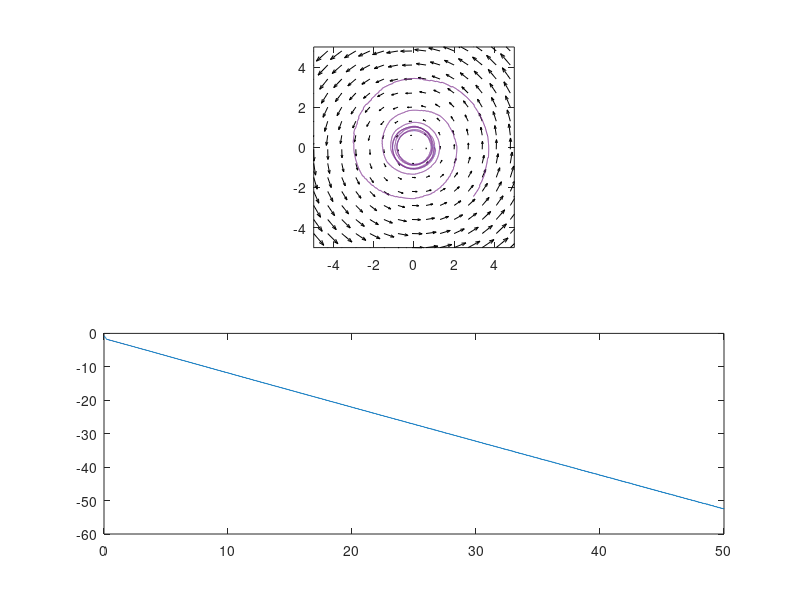

Write the MATLAB code that produced this figure.
function POCCartControl
%state: x=[x;y;theta]
%input: u=[v;w]

fieldNumber=2;
controlNumber=4;

x0=[1;0;-pi/4];
TFinal=50;
D=0.1;

ctheta=@(x) cos(x(3));
stheta=@(x) sin(x(3));
f=@(x,u) [ctheta(x) 0; stheta(x) 0; 0 1]*u;

%[t,x]=ode45(@(t,x) f(x,[1;1]), [0 5], [0;0;0]);
%x=x';

switch fieldNumber
    case 1
        fRef1=@(x) 1;
        fRef2=@(x) 0;
    case 2
        d=@(x) norm([x(1); x(2)]);
        
        fRef1=@(x) d(x)*cos(atan2(x(2),x(1))+pi/2);
        fRef2=@(x) d(x)*sin(atan2(x(2),x(1))+pi/2);
       
        dfRef1=@(x) -d(x)*sin(atan2(x(2),x(1))+pi/2);
        dfRef2=@(x) d(x)*cos(atan2(x(2),x(1))+pi/2);

end

switch controlNumber
    case 1
        %hack
        u=@(x) [[ctheta(x);stheta(x)]'*[fRef1(x);fRef2(x)]; -40*angleDiff(x(3),atan2(fRef2(x),fRef1(x)))];
    case 2
        %input-output linearization around trajectory (not working)
        A=@(x) [ctheta(x) -D*stheta(x); stheta(x) D*ctheta(x)];
        r=@(x) [dfRef1(x); dfRef2(x)];
        u=@(x) A(x)\r(x);
    case 3
        A=@(x) [ctheta(x) -D*stheta(x); stheta(x) D*ctheta(x)];
        u=@(x) A(x)\[fRef1(x);fRef2(x)];
    case 4
        k=2;
        fRef12Sq=@(x) fRef1(x)^2+fRef2(x)^2;
        thetaRef=@(x) atan2(fRef2(x),fRef1(x));
        u=@(x) [sqrt(fRef12Sq(x)); (fRef1(x)*dfRef2(x)-dfRef1(x)*fRef2(x))/fRef12Sq(x)-k*angleDiff(x(3),thetaRef(x))];
end

[t,x]=ode45(@(t,x) f(x,u(x)), [0 TFinal], x0);
x=x';

% A=@(x,u) [0 0 -u(1)*stheta(x); 0 0 u(1)*ctheta(x); 0 0 0];
% B=@(x) [ctheta(x) 0; stheta(x) 0; 0 1];
% 
% 
% 
% NSteps=1000;
% dt=0.01;
% t=dt*(0:NSteps-1);
% x=zeros(3,NSteps);
% u=0.4*[ones(1,NSteps); ones(1,NSteps)];
% 
% x(:,1)=[0;0;0];
% for it=2:NSteps
%     %use midpoint method for the integration
%     xprev=x(:,it-1);
%     uprev=u(:,it-1);
% %     xhalf=xprev+dt/2*(A(xprev,uprev)*xprev+B(xprev)*uprev);
% %     x(:,it)=xprev+dt*(A(xhalf,uprev)*xhalf+B(xhalf)*uprev);
%     x(:,it)=xprev+dt*(A(xprev,uprev)*xprev+B(xprev)*uprev);
% end

xMin=-5;
xMax=5;
xStep=0.7;
xGrid=[xMin:xStep:xMax];
[X,Y]=meshgrid(xGrid,xGrid);
Z=zeros([size(X) 2]);
for iX=1:length(xGrid)
    for iY=1:length(xGrid);
        Z(iX,iY,1)=fRef1([X(iX,iY);Y(iX,iY);0]);
        Z(iX,iY,2)=fRef2([X(iX,iY);Y(iX,iY);0]);
    end
end

subplot(2,1,1)
quiver(X,Y,Z(:,:,1),Z(:,:,2),'k')
hold on
plot(x(1,:),x(2,:))
axis equal
axis([-5 5 -5 5])
hold off

subplot(2,1,2)
plot(t,x(3,:));
